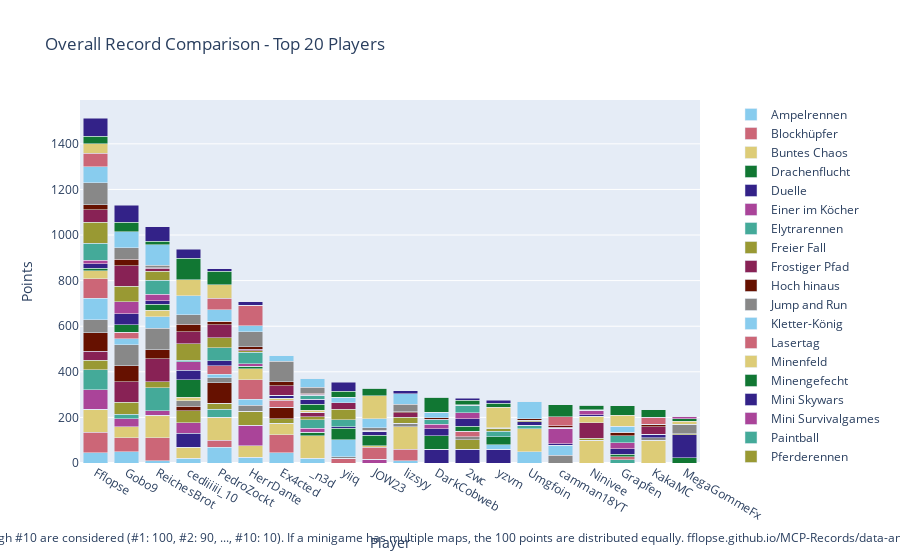

Source (notebook cell):
### Code cell
import plotly.graph_objects as go

# Sum all columns to get the total score
outDf['Total'] = outDf.sum(axis=1)

# Sort by total score and fill N/A values with 0
outDf = outDf.sort_values(by='Total', ascending=False).fillna(0)

# Crop to top 10 players
cropDf = outDf.head(20).copy()

# Drop the 'Total' column for plotting
cropDf = cropDf.drop(columns=['Total'])

# Create a color palette
color_palette = px.colors.qualitative.Safe

# Create the stacked bar plot
fig = go.Figure()

for column in cropDf.columns.difference(['Player']):
    fig.add_trace(go.Bar(
        x=cropDf.index,
        y=cropDf[column],
        name=column,
        marker_color=color_palette[len(fig.data) % len(color_palette)]
    ))

# Update layout
fig.update_layout(
    barmode='stack',
    title='Overall Record Comparison - Top 20 Players',
    xaxis=dict(title='Player'),
    yaxis=dict(title='Points'),
    #height=800,
    #width=1000,
    legend=dict(
        x=1.05,
        y=0.5,
        traceorder='normal',
        font=dict(size=12),
        bgcolor='rgba(255, 255, 255, 0)',
        bordercolor='rgba(0, 0, 0, 0)'
    ),
    margin=dict(r=200),  # Adjust right margin to make room for the legend
    annotations=[
        dict(
            x=0.5,
            y=-0.235,
            xref='paper',
            yref='paper',
            text='Max 100 points per minigame. Records #1 through #10 are considered (#1: 100, #2: 90, ..., #10: 10). If a minigame has multiple maps, the 100 points are distributed equally. fflopse.github.io/MCP-Records/data-analysis/global-ranking.ipynb',
            showarrow=False,
            font=dict(size=12),
            xanchor='center'
        )
    ]
)

fig.show()

# save the plot as an html file

fig.write_html('out/overall_record_comparison.html')

### Figure 1 — Plotly figure (JSON) as saved in the notebook; plotly's stock layout.template omitted (floating-point values rounded to 4 significant figures)
{"data": [{"marker": {"color": "rgb(136, 204, 238)"}, "name": "Ampelrennen", "type": "bar", "x": ["Fflopse", "Gobo9", "ReichesBrot", "cediiiiii_10", "PedroZockt", "HerrDante", "Ex4cted", "_n3d", "yiiq", "JOW23", "lizsyy", "DarkCobweb", "2wc", "yzvm", "Umgfoin", "camman18YT", "Ninivee", "Grapfen", "KakaMC", "MegaGommeFx"], "y": [45, 50, 10, 20, 70, 25, 45, 20, 0, 0, 10, 0, 0, 0, 50, 0, 0, 0, 0, 0]}, {"marker": {"color": "rgb(204, 102, 119)"}, "name": "Blockhüpfer", "type": "bar", "x": ["Fflopse", "Gobo9", "ReichesBrot", "cediiiiii_10", "PedroZockt", "HerrDante", "Ex4cted", "_n3d", "yiiq", "JOW23", "lizsyy", "DarkCobweb", "2wc", "yzvm", "Umgfoin", "camman18YT", "Ninivee", "Grapfen", "KakaMC", "MegaGommeFx"], "y": [90, 60, 100, 0, 30, 0, 80, 0, 20, 0, 50, 0, 0, 0, 0, 0, 0, 0, 0, 0]}, {"marker": {"color": "rgb(221, 204, 119)"}, "name": "Buntes Chaos", "type": "bar", "x": ["Fflopse", "Gobo9", "ReichesBrot", "cediiiiii_10", "PedroZockt", "HerrDante", "Ex4cted", "_n3d", "yiiq", "JOW23", "lizsyy", "DarkCobweb", "2wc", "yzvm", "Umgfoin", "camman18YT", "Ninivee", "Grapfen", "KakaMC", "MegaGommeFx"], "y": [100, 50, 100, 50, 100, 50, 50, 100, 0, 0, 100, 0, 0, 0, 100, 0, 100, 0, 100, 0]}, {"marker": {"color": "rgb(17, 119, 51)"}, "name": "Drachenflucht", "type": "bar", "x": ["Fflopse", "Gobo9", "ReichesBrot", "cediiiiii_10", "PedroZockt", "HerrDante", "Ex4cted", "_n3d", "yiiq", "JOW23", "lizsyy", "DarkCobweb", "2wc", "yzvm", "Umgfoin", "camman18YT", "Ninivee", "Grapfen", "KakaMC", "MegaGommeFx"], "y": [0, 0, 0, 0, 0, 0, 0, 16, 0, 0, 0, 0, 0, 0, 0, 0, 0, 0, 0, 24]}, {"marker": {"color": "rgb(51, 34, 136)"}, "name": "Duelle", "type": "bar", "x": ["Fflopse", "Gobo9", "ReichesBrot", "cediiiiii_10", "PedroZockt", "HerrDante", "Ex4cted", "_n3d", "yiiq", "JOW23", "lizsyy", "DarkCobweb", "2wc", "yzvm", "Umgfoin", "camman18YT", "Ninivee", "Grapfen", "KakaMC", "MegaGommeFx"], "y": [0, 0, 0, 60, 0, 0, 0, 0, 0, 0, 0, 60, 60, 60, 0, 0, 0, 0, 0, 100]}, {"marker": {"color": "rgb(170, 68, 153)"}, "name": "Einer im Köcher", "type": "bar", "x": ["Fflopse", "Gobo9", "ReichesBrot", "cediiiiii_10", "PedroZockt", "HerrDante", "Ex4cted", "_n3d", "yiiq", "JOW23", "lizsyy", "DarkCobweb", "2wc", "yzvm", "Umgfoin", "camman18YT", "Ninivee", "Grapfen", "KakaMC", "MegaGommeFx"], "y": [86.67, 33.33, 20, 46.67, 0, 90, 0, 16.67, 0, 16.67, 0, 0, 0, 0, 0, 0, 0, 0, 0, 0]}, {"marker": {"color": "rgb(68, 170, 153)"}, "name": "Elytrarennen", "type": "bar", "x": ["Fflopse", "Gobo9", "ReichesBrot", "cediiiiii_10", "PedroZockt", "HerrDante", "Ex4cted", "_n3d", "yiiq", "JOW23", "lizsyy", "DarkCobweb", "2wc", "yzvm", "Umgfoin", "camman18YT", "Ninivee", "Grapfen", "KakaMC", "MegaGommeFx"], "y": [86.67, 20, 100, 0, 36.67, 0, 0, 36.67, 0, 0, 0, 0, 0, 0, 16.67, 0, 0, 13.33, 0, 0]}, {"marker": {"color": "rgb(153, 153, 51)"}, "name": "Freier Fall", "type": "bar", "x": ["Fflopse", "Gobo9", "ReichesBrot", "cediiiiii_10", "PedroZockt", "HerrDante", "Ex4cted", "_n3d", "yiiq", "JOW23", "lizsyy", "DarkCobweb", "2wc", "yzvm", "Umgfoin", "camman18YT", "Ninivee", "Grapfen", "KakaMC", "MegaGommeFx"], "y": [42.5, 52.5, 27.5, 52.5, 25, 62.5, 20, 12.5, 0, 0, 0, 0, 42.5, 0, 0, 0, 7.5, 0, 0, 5]}, {"marker": {"color": "rgb(136, 34, 85)"}, "name": "Frostiger Pfad", "type": "bar", "x": ["Fflopse", "Gobo9", "ReichesBrot", "cediiiiii_10", "PedroZockt", "HerrDante", "Ex4cted", "_n3d", "yiiq", "JOW23", "lizsyy", "DarkCobweb", "2wc", "yzvm", "Umgfoin", "camman18YT", "Ninivee", "Grapfen", "KakaMC", "MegaGommeFx"], "y": [40, 90, 100, 0, 0, 0, 0, 20, 0, 0, 0, 0, 0, 0, 0, 0, 70, 0, 0, 0]}, {"marker": {"color": "rgb(102, 17, 0)"}, "name": "Hoch hinaus", "type": "bar", "x": ["Fflopse", "Gobo9", "ReichesBrot", "cediiiiii_10", "PedroZockt", "HerrDante", "Ex4cted", "_n3d", "yiiq", "JOW23", "lizsyy", "DarkCobweb", "2wc", "yzvm", "Umgfoin", "camman18YT", "Ninivee", "Grapfen", "KakaMC", "MegaGommeFx"], "y": [80, 70, 40, 20, 90, 0, 50, 0, 0, 0, 0, 0, 0, 0, 0, 0, 0, 0, 0, 0]}, {"marker": {"color": "rgb(136, 136, 136)"}, "name": "Jump and Run", "type": "bar", "x": ["Fflopse", "Gobo9", "ReichesBrot", "cediiiiii_10", "PedroZockt", "HerrDante", "Ex4cted", "_n3d", "yiiq", "JOW23", "lizsyy", "DarkCobweb", "2wc", "yzvm", "Umgfoin", "camman18YT", "Ninivee", "Grapfen", "KakaMC", "MegaGommeFx"], "y": [56.67, 93.33, 93.33, 23.33, 23.33, 26.67, 0, 0, 6.667, 0, 13.33, 0, 13.33, 0, 0, 33.33, 0, 0, 10, 40]}, {"marker": {"color": "rgb(136, 204, 238)"}, "name": "Kletter-König", "type": "bar", "x": ["Fflopse", "Gobo9", "ReichesBrot", "cediiiiii_10", "PedroZockt", "HerrDante", "Ex4cted", "_n3d", "yiiq", "JOW23", "lizsyy", "DarkCobweb", "2wc", "yzvm", "Umgfoin", "camman18YT", "Ninivee", "Grapfen", "KakaMC", "MegaGommeFx"], "y": [95, 25, 50, 0, 15, 25, 0, 0, 75, 0, 0, 0, 0, 20, 0, 45, 0, 0, 0, 0]}, {"marker": {"color": "rgb(204, 102, 119)"}, "name": "Lasertag", "type": "bar", "x": ["Fflopse", "Gobo9", "ReichesBrot", "cediiiiii_10", "PedroZockt", "HerrDante", "Ex4cted", "_n3d", "yiiq", "JOW23", "lizsyy", "DarkCobweb", "2wc", "yzvm", "Umgfoin", "camman18YT", "Ninivee", "Grapfen", "KakaMC", "MegaGommeFx"], "y": [86.67, 30, 0, 0, 36.67, 86.67, 30, 0, 0, 53.33, 0, 0, 23.33, 0, 0, 0, 0, 13.33, 0, 0]}, {"marker": {"color": "rgb(221, 204, 119)"}, "name": "Minenfeld", "type": "bar", "x": ["Fflopse", "Gobo9", "ReichesBrot", "cediiiiii_10", "PedroZockt", "HerrDante", "Ex4cted", "_n3d", "yiiq", "JOW23", "lizsyy", "DarkCobweb", "2wc", "yzvm", "Umgfoin", "camman18YT", "Ninivee", "Grapfen", "KakaMC", "MegaGommeFx"], "y": [33.33, 0, 30, 16.67, 0, 46.67, 10, 10, 0, 6.667, 0, 0, 0, 0, 0, 0, 26.67, 0, 0, 13.33]}, {"marker": {"color": "rgb(17, 119, 51)"}, "name": "Minengefecht", "type": "bar", "x": ["Fflopse", "Gobo9", "ReichesBrot", "cediiiiii_10", "PedroZockt", "HerrDante", "Ex4cted", "_n3d", "yiiq", "JOW23", "lizsyy", "DarkCobweb", "2wc", "yzvm", "Umgfoin", "camman18YT", "Ninivee", "Grapfen", "KakaMC", "MegaGommeFx"], "y": [12.5, 32.5, 25, 75, 0, 12.5, 0, 25, 50, 45, 0, 60, 22.5, 35, 0, 0, 0, 12.5, 0, 12.5]}, {"marker": {"color": "rgb(51, 34, 136)"}, "name": "Mini Skywars", "type": "bar", "x": ["Fflopse", "Gobo9", "ReichesBrot", "cediiiiii_10", "PedroZockt", "HerrDante", "Ex4cted", "_n3d", "yiiq", "JOW23", "lizsyy", "DarkCobweb", "2wc", "yzvm", "Umgfoin", "camman18YT", "Ninivee", "Grapfen", "KakaMC", "MegaGommeFx"], "y": [20, 48.33, 16.67, 43.33, 21.67, 0, 11.67, 23.33, 8.333, 16.67, 0, 30, 31.67, 0, 15, 6.667, 6.667, 23.33, 16.67, 0]}, {"marker": {"color": "rgb(170, 68, 153)"}, "name": "Mini Survivalgames", "type": "bar", "x": ["Fflopse", "Gobo9", "ReichesBrot", "cediiiiii_10", "PedroZockt", "HerrDante", "Ex4cted", "_n3d", "yiiq", "JOW23", "lizsyy", "DarkCobweb", "2wc", "yzvm", "Umgfoin", "camman18YT", "Ninivee", "Grapfen", "KakaMC", "MegaGommeFx"], "y": [13.33, 53.33, 26.67, 36.67, 0, 10, 0, 0, 0, 0, 0, 20, 26.67, 0, 0, 66.67, 20, 26.67, 0, 10]}, {"marker": {"color": "rgb(68, 170, 153)"}, "name": "Paintball", "type": "bar", "x": ["Fflopse", "Gobo9", "ReichesBrot", "cediiiiii_10", "PedroZockt", "HerrDante", "Ex4cted", "_n3d", "yiiq", "JOW23", "lizsyy", "DarkCobweb", "2wc", "yzvm", "Umgfoin", "camman18YT", "Ninivee", "Grapfen", "KakaMC", "MegaGommeFx"], "y": [76.67, 0, 63.33, 6.667, 56.67, 50, 0, 16.67, 30, 0, 0, 20, 33.33, 23.33, 0, 0, 0, 30, 0, 0]}, {"marker": {"color": "rgb(153, 153, 51)"}, "name": "Pferderennen", "type": "bar", "x": ["Fflopse", "Gobo9", "ReichesBrot", "cediiiiii_10", "PedroZockt", "HerrDante", "Ex4cted", "_n3d", "yiiq", "JOW23", "lizsyy", "DarkCobweb", "2wc", "yzvm", "Umgfoin", "camman18YT", "Ninivee", "Grapfen", "KakaMC", "MegaGommeFx"], "y": [91.67, 66.67, 38.33, 73.33, 45, 6.667, 0, 0, 45, 0, 28.33, 0, 0, 13.33, 6.667, 0, 0, 0, 0, 0]}, {"marker": {"color": "rgb(136, 34, 85)"}, "name": "Replika", "type": "bar", "x": ["Fflopse", "Gobo9", "ReichesBrot", "cediiiiii_10", "PedroZockt", "HerrDante", "Ex4cted", "_n3d", "yiiq", "JOW23", "lizsyy", "DarkCobweb", "2wc", "yzvm", "Umgfoin", "camman18YT", "Ninivee", "Grapfen", "KakaMC", "MegaGommeFx"], "y": [53.79, 90.87, 12.52, 51.46, 57.38, 8.35, 43.11, 4.951, 28.64, 2.718, 18.54, 1.942, 2.621, 0, 0, 5.146, 0, 1.359, 32.62, 0.2913]}, {"marker": {"color": "rgb(102, 17, 0)"}, "name": "Sammelwahn", "type": "bar", "x": ["Fflopse", "Gobo9", "ReichesBrot", "cediiiiii_10", "PedroZockt", "HerrDante", "Ex4cted", "_n3d", "yiiq", "JOW23", "lizsyy", "DarkCobweb", "2wc", "yzvm", "Umgfoin", "camman18YT", "Ninivee", "Grapfen", "KakaMC", "MegaGommeFx"], "y": [22.25, 27.75, 3.25, 34, 14.5, 9.5, 16.75, 3.25, 0, 3.5, 5, 5.5, 0, 3.75, 6.75, 6, 2, 15, 10.75, 0]}, {"marker": {"color": "rgb(136, 136, 136)"}, "name": "Schießstand", "type": "bar", "x": ["Fflopse", "Gobo9", "ReichesBrot", "cediiiiii_10", "PedroZockt", "HerrDante", "Ex4cted", "_n3d", "yiiq", "JOW23", "lizsyy", "DarkCobweb", "2wc", "yzvm", "Umgfoin", "camman18YT", "Ninivee", "Grapfen", "KakaMC", "MegaGommeFx"], "y": [96.67, 50, 10, 40, 0, 66.67, 90, 26.67, 0, 10, 33.33, 0, 0, 0, 0, 0, 0, 0, 0, 0]}, {"marker": {"color": "rgb(136, 204, 238)"}, "name": "Spleef", "type": "bar", "x": ["Fflopse", "Gobo9", "ReichesBrot", "cediiiiii_10", "PedroZockt", "HerrDante", "Ex4cted", "_n3d", "yiiq", "JOW23", "lizsyy", "DarkCobweb", "2wc", "yzvm", "Umgfoin", "camman18YT", "Ninivee", "Grapfen", "KakaMC", "MegaGommeFx"], "y": [70, 70, 90, 85, 50, 25, 25, 40, 25, 40, 45, 25, 0, 0, 75, 0, 0, 25, 0, 0]}, {"marker": {"color": "rgb(204, 102, 119)"}, "name": "Todeswürfel", "type": "bar", "x": ["Fflopse", "Gobo9", "ReichesBrot", "cediiiiii_10", "PedroZockt", "HerrDante", "Ex4cted", "_n3d", "yiiq", "JOW23", "lizsyy", "DarkCobweb", "2wc", "yzvm", "Umgfoin", "camman18YT", "Ninivee", "Grapfen", "KakaMC", "MegaGommeFx"], "y": [60, 0, 0, 0, 50, 90, 0, 0, 0, 0, 0, 0, 0, 0, 0, 40, 0, 0, 30, 0]}, {"marker": {"color": "rgb(221, 204, 119)"}, "name": "Waffenfolge", "type": "bar", "x": ["Fflopse", "Gobo9", "ReichesBrot", "cediiiiii_10", "PedroZockt", "HerrDante", "Ex4cted", "_n3d", "yiiq", "JOW23", "lizsyy", "DarkCobweb", "2wc", "yzvm", "Umgfoin", "camman18YT", "Ninivee", "Grapfen", "KakaMC", "MegaGommeFx"], "y": [40, 0, 0, 70, 60, 0, 0, 0, 0, 100, 0, 0, 0, 90, 0, 0, 0, 50, 0, 0]}, {"marker": {"color": "rgb(17, 119, 51)"}, "name": "Walls", "type": "bar", "x": ["Fflopse", "Gobo9", "ReichesBrot", "cediiiiii_10", "PedroZockt", "HerrDante", "Ex4cted", "_n3d", "yiiq", "JOW23", "lizsyy", "DarkCobweb", "2wc", "yzvm", "Umgfoin", "camman18YT", "Ninivee", "Grapfen", "KakaMC", "MegaGommeFx"], "y": [33.33, 43.33, 16.67, 93.33, 60, 0, 0, 0, 26.67, 33.33, 0, 66.67, 20, 16.67, 0, 53.33, 20, 40, 33.33, 0]}, {"marker": {"color": "rgb(51, 34, 136)"}, "name": "Wettrennen", "type": "bar", "x": ["Fflopse", "Gobo9", "ReichesBrot", "cediiiiii_10", "PedroZockt", "HerrDante", "Ex4cted", "_n3d", "yiiq", "JOW23", "lizsyy", "DarkCobweb", "2wc", "yzvm", "Umgfoin", "camman18YT", "Ninivee", "Grapfen", "KakaMC", "MegaGommeFx"], "y": [80, 74, 64, 40, 10, 16, 0, 0, 40, 0, 14, 0, 8, 14, 0, 0, 0, 0, 0, 0]}], "layout": {"annotations": [{"font": {"size": 12}, "showarrow": false, "text": "Max 100 points per minigame. Records #1 through #10 are considered (#1: 100, #2: 90, ..., #10: 10). If a minigame has multiple maps, the 100 points are distributed equally. fflopse.github.io/MCP-Records/data-analysis/global-ranking.ipynb", "x": 0.5, "xanchor": "center", "xref": "paper", "y": -0.235, "yref": "paper"}], "barmode": "stack", "legend": {"bgcolor": "rgba(255, 255, 255, 0)", "bordercolor": "rgba(0, 0, 0, 0)", "font": {"size": 12}, "traceorder": "normal", "x": 1.05, "y": 0.5}, "margin": {"r": 200}, "title": {"text": "Overall Record Comparison - Top 20 Players"}, "xaxis": {"title": {"text": "Player"}}, "yaxis": {"title": {"text": "Points"}}}}
